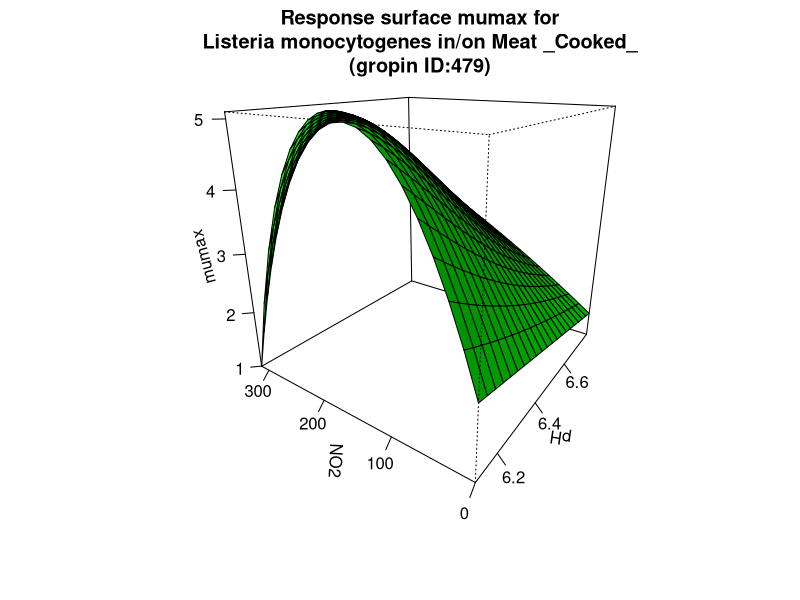

Write the R code that produced this figure.
#############################
# start of Parameter script
#############################
pH <- seq(6.1061,6.79320679320679,length.out=21)
NO2 <- seq(0,314.685314685315,length.out=21)
#############################
# end of Parameter script
#############################
############################# 
# start of Model script Gropin ID 479 
#############################
 
# constant coefficients for this model
 
variables <- data.frame(pH,NO2)
argumentsPar <- expand.grid(variables)
 
# heart of the model
response_surface <- function(pH,NO2) {
   mumax <-8.0091+(-0.87877)*pH+0.42624*((NO2*1000)/(69.01*(1+10^(pH-3.37))))+0.18149*pH*((NO2*1000)/(69.01*(1+10^(pH-3.37))))+(-0.013099)*(pH^2)+(-0.20018)*(((NO2*1000)/(69.01*(1+10^(pH-3.37))))^2)

return(mumax=mumax)
} 

# output parameters
responseSurface <- cbind(argumentsPar,response_surface(argumentsPar['pH'],argumentsPar['NO2']))
colnames(responseSurface) <- c(colnames(argumentsPar),'mumax')
#############################
# End of Model script
#############################
############################# 
# start of Visualisation script Gropin ID 479 
#############################
persp(pH,NO2,matrix(unlist(responseSurface$'mumax'),nrow=21),col = 'green',xlab='pH',ylab='NO2',zlab='mumax',main='Response surface mumax for
Listeria monocytogenes in/on Meat _Cooked_
(gropin ID:479)',theta=305,phi=20,shade=0.25,ticktype = 'detailed')
#############################
# End of Visualisation script
#############################
